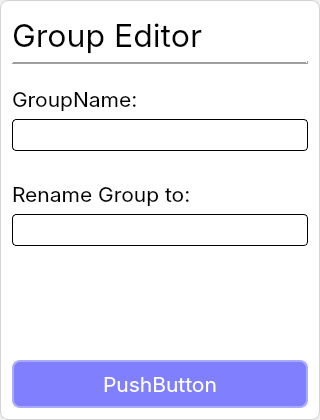
<?xml version="1.0" encoding="UTF-8"?>
<ui version="4.0">
 <class>AddRenameDialog</class>
 <widget class="QWidget" name="AddRenameDialog">
  <property name="geometry">
   <rect>
    <x>0</x>
    <y>0</y>
    <width>320</width>
    <height>420</height>
   </rect>
  </property>
  <property name="minimumSize">
   <size>
    <width>320</width>
    <height>420</height>
   </size>
  </property>
  <property name="windowTitle">
   <string>Form</string>
  </property>
  <property name="styleSheet">
   <string notr="true">#AddRenameDialog #rounded_wdg
{
	background-color:  white;
	color: black;
	border-radius: 8;
	border: 1px solid lightgrey;
}


#AddRenameDialog #titleLbl
{
	color: black;
}



/*
*				X button
*
*/

#AddRenameDialog #closeEditorBtn
{
	background-color: transparent;
	border-radius: 8;
	border: 0px solid transparent;
}


#AddRenameDialog #closeEditorBtn:hover
{
	background-color: rgb( 255, 235, 235 );
}

#AddRenameDialog #closeEditorBtn::pressed
{
	background-color: rgb( 240, 210, 210 );
}



#AddRenameDialog #top_lbl,
#AddRenameDialog #bottom_lbl
{
	color: black;
}


/*
*				LINE EDIT
*
*/
#AddRenameDialog #top_le,
#AddRenameDialog #bottom_le
{
	padding-top: 2;
	padding-bottom: 2;
	padding-left: 4;

	border-radius: 4;
	border: 1px solid black;
	background-color: white;
	color: black;
}

#AddRenameDialog #top_le:focus,
#AddRenameDialog #bottom_le:focus
{
	border: 1px solid rgb( 120, 120, 245 );;
}


/*
*				PUSHBUTTON
*
*/
#AddRenameDialog #submit_btn
{
	border-radius: 8;
	color: white;
	background-color:  rgb( 128, 128, 255 );
	border: 2px solid rgb( 170, 170, 255 );
}


#AddRenameDialog #submit_btn:hover
{
	background-color:  rgb( 158, 158, 255 );
	border: 2px solid rgb( 170, 170, 255 );
}



#AddRenameDialog #submit_btn::pressed
{
	background-color:  rgb( 118, 118, 255 );
	border: 2px solid rgb( 150, 150, 205 );
}



</string>
  </property>
  <layout class="QVBoxLayout" name="verticalLayout">
   <property name="spacing">
    <number>0</number>
   </property>
   <property name="leftMargin">
    <number>0</number>
   </property>
   <property name="topMargin">
    <number>0</number>
   </property>
   <property name="rightMargin">
    <number>0</number>
   </property>
   <property name="bottomMargin">
    <number>0</number>
   </property>
   <item>
    <widget class="QWidget" name="rounded_wdg" native="true">
     <property name="minimumSize">
      <size>
       <width>0</width>
       <height>80</height>
      </size>
     </property>
     <layout class="QVBoxLayout" name="verticalLayout_2">
      <property name="leftMargin">
       <number>12</number>
      </property>
      <property name="topMargin">
       <number>16</number>
      </property>
      <property name="rightMargin">
       <number>12</number>
      </property>
      <property name="bottomMargin">
       <number>12</number>
      </property>
      <item>
       <layout class="QHBoxLayout" name="horizontalLayout">
        <property name="spacing">
         <number>8</number>
        </property>
        <property name="topMargin">
         <number>0</number>
        </property>
        <item>
         <widget class="QLabel" name="titleLbl">
          <property name="font">
           <font>
            <family>Inter</family>
            <pointsize>24</pointsize>
            <fontweight>DemiBold</fontweight>
           </font>
          </property>
          <property name="text">
           <string>Group Editor</string>
          </property>
         </widget>
        </item>
        <item>
         <spacer name="horizontalSpacer">
          <property name="orientation">
           <enum>Qt::Orientation::Horizontal</enum>
          </property>
          <property name="sizeHint" stdset="0">
           <size>
            <width>40</width>
            <height>20</height>
           </size>
          </property>
         </spacer>
        </item>
        <item>
         <widget class="QPushButton" name="closeEditorBtn">
          <property name="minimumSize">
           <size>
            <width>32</width>
            <height>32</height>
           </size>
          </property>
          <property name="maximumSize">
           <size>
            <width>32</width>
            <height>32</height>
           </size>
          </property>
          <property name="text">
           <string/>
          </property>
          <property name="icon">
           <iconset resource="../assets.qrc">
            <normaloff>:/icons/topLvl/asset/icons/X_black.svg</normaloff>:/icons/topLvl/asset/icons/X_black.svg</iconset>
          </property>
          <property name="iconSize">
           <size>
            <width>16</width>
            <height>16</height>
           </size>
          </property>
         </widget>
        </item>
       </layout>
      </item>
      <item>
       <widget class="QFrame" name="frame">
        <property name="frameShape">
         <enum>QFrame::Shape::HLine</enum>
        </property>
        <property name="frameShadow">
         <enum>QFrame::Shadow::Raised</enum>
        </property>
        <property name="lineWidth">
         <number>2</number>
        </property>
       </widget>
      </item>
      <item>
       <spacer name="sp_3">
        <property name="orientation">
         <enum>Qt::Orientation::Vertical</enum>
        </property>
        <property name="sizeType">
         <enum>QSizePolicy::Policy::Minimum</enum>
        </property>
        <property name="sizeHint" stdset="0">
         <size>
          <width>0</width>
          <height>16</height>
         </size>
        </property>
       </spacer>
      </item>
      <item>
       <widget class="QLabel" name="top_lbl">
        <property name="font">
         <font>
          <family>Inter</family>
          <pointsize>16</pointsize>
          <fontweight>DemiBold</fontweight>
         </font>
        </property>
        <property name="text">
         <string>GroupName:</string>
        </property>
       </widget>
      </item>
      <item>
       <widget class="QLineEdit" name="top_le">
        <property name="minimumSize">
         <size>
          <width>0</width>
          <height>32</height>
         </size>
        </property>
        <property name="font">
         <font>
          <family>Inter</family>
          <pointsize>12</pointsize>
         </font>
        </property>
       </widget>
      </item>
      <item>
       <spacer name="sp_1">
        <property name="orientation">
         <enum>Qt::Orientation::Vertical</enum>
        </property>
        <property name="sizeType">
         <enum>QSizePolicy::Policy::Minimum</enum>
        </property>
        <property name="sizeHint" stdset="0">
         <size>
          <width>0</width>
          <height>24</height>
         </size>
        </property>
       </spacer>
      </item>
      <item>
       <widget class="QLabel" name="bottom_lbl">
        <property name="font">
         <font>
          <family>Inter</family>
          <pointsize>16</pointsize>
          <fontweight>DemiBold</fontweight>
         </font>
        </property>
        <property name="text">
         <string>Rename Group to:</string>
        </property>
       </widget>
      </item>
      <item>
       <widget class="QLineEdit" name="bottom_le">
        <property name="minimumSize">
         <size>
          <width>0</width>
          <height>32</height>
         </size>
        </property>
        <property name="font">
         <font>
          <family>Inter</family>
          <pointsize>12</pointsize>
         </font>
        </property>
       </widget>
      </item>
      <item>
       <spacer name="sp_2">
        <property name="orientation">
         <enum>Qt::Orientation::Vertical</enum>
        </property>
        <property name="sizeType">
         <enum>QSizePolicy::Policy::Expanding</enum>
        </property>
        <property name="sizeHint" stdset="0">
         <size>
          <width>20</width>
          <height>24</height>
         </size>
        </property>
       </spacer>
      </item>
      <item>
       <widget class="QPushButton" name="submit_btn">
        <property name="minimumSize">
         <size>
          <width>0</width>
          <height>48</height>
         </size>
        </property>
        <property name="font">
         <font>
          <family>Inter</family>
          <pointsize>16</pointsize>
          <fontweight>Medium</fontweight>
         </font>
        </property>
        <property name="text">
         <string>PushButton</string>
        </property>
       </widget>
      </item>
     </layout>
    </widget>
   </item>
  </layout>
 </widget>
 <resources>
  <include location="../assets.qrc"/>
 </resources>
 <connections/>
</ui>
